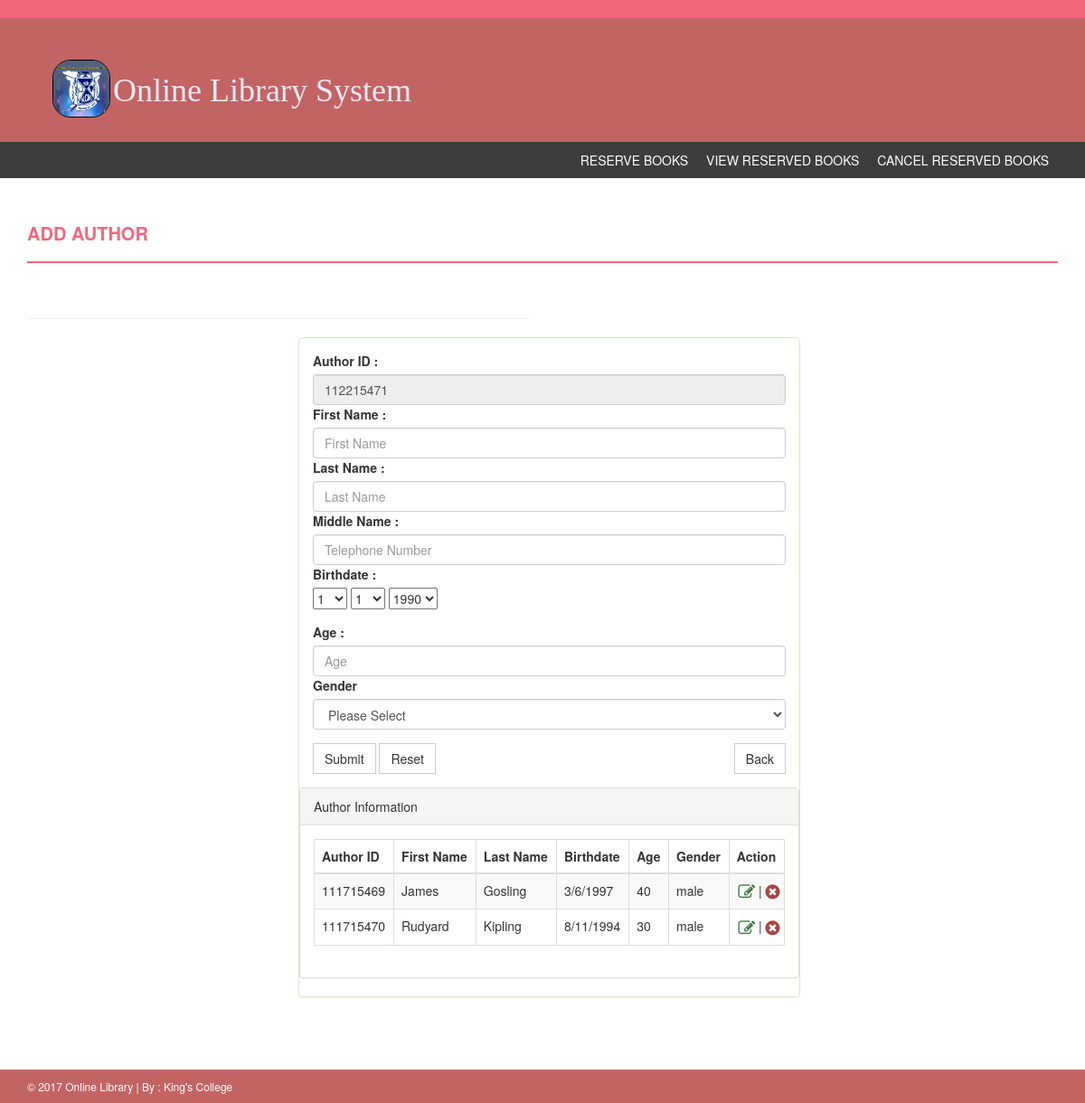
Screenshot of /index.php?page=add_author with the database file from the repository.
### tables this page shows
CREATE TABLE `author_num` (
  `author_num_id` int(11) NOT NULL,
  `author_num` int(11) NOT NULL
);

CREATE TABLE `author` (
  `author_id` int(11) NOT NULL,
  `first_name` varchar(100) NOT NULL,
  `last_name` varchar(100) NOT NULL,
  `middle_name` varchar(100) NOT NULL,
  `age` int(11) NOT NULL,
  `gender` varchar(100) NOT NULL,
  `author_num_id` int(11) NOT NULL,
  `author_type_id` int(11) NOT NULL,
  `birthdate` varchar(100) NOT NULL
);

### index.php (called while the page is built, shortened)
<?php
include('php/header.php');
if(isset($_GET['page'])){
    $page=$_GET['page'];
}else{
    $page='admin_panel';
}
include('php/'.$page.'.php');
include('php/footer.php');
?>

### php/add_author.php (the view, shortened to what this page needs)
<?php
include('config.php');
$sql='SELECT * FROM `author_num`';
$qry=mysqli_query($CON, $sql) or die(mysqli_error($qry));
while($row=mysqli_fetch_array($qry)){
    $author_num=$row['author_num'];
}if(mysqli_num_rows($qry)==1){
    $sql_sql='SELECT * FROM `author`';
    $qry_qry=mysqli_query($CON, $sql_sql) or die(mysqli_error($qry_qry));
    $num_rows12=mysqli_num_rows($qry_qry);
    $date=date('y');
    $curr=$date.($num_rows12+$author_num);
    $str=str_pad($curr, 9, 1, STR_PAD_LEFT);
    $id=$str+1;
}
?>
<div class="content-wrapper">
        <div class="container">
            <div class="row">
                <div class="col-md-12">
                    <h4 class="page-head-line">Add Author</h4>
                </div>
            </div>
            <div class="row">
                <div class="col-md-12">
                </div>
            </div>
            <div class="row">
                <div class="col-md-6">
                    <hr>
                     <div class="Compose-Message">
                <div class="panel panel-success" style="margin-right: -300px;margin-left: 300px;">
                    <div class="panel-body">
                        <form action="" method="post" enctype="multipart/form-data">
                        <label>Author ID :  </label>
                        <input name="" disabled="yes" placeholder="Author ID" value="<?php echo $id; ?>" placeholder="" id="input-stock(units)" required="" class="form-control" type="text">
                        <label>First Name :  </label>
                        <input  name="first_name" value="" placeholder="First Name" id="input-price" required="" class="form-control" type="text">
                        <label>Last Name :  </label>
                        <input name="last_name2" value="" placeholder="Last Name" id="input-price" required="" class="form-control" type="text">
                        <label>Middle Name :  </label>
                        <input name="middle_name" value="" placeholder="Telephone Number" id="input-price" required="" class="form-control" type="text">
                        <label>Birthdate :  </label>
                        <div class="form-group required">
                  <select name="month">
                  <?php
                  for($i_date=1; $i_date<=12; ++$i_date){
                  ?>
                            <option value="<?php echo $i_date; ?>"><?php echo $i_date; ?></option>
                            <?php } ?>
                  </select>
                  <select name="day">
                  <?php
                  include('config.php');
                  for($i=1; $i<=31; ++$i){
                  ?>
                  <option value="<?php echo $i; ?>"><?php echo $i; ?></option>
                  <?php } ?>
                  </select>
                  <select name="year">
                  <?php
                  for($i2=1990; $i2<=2050; ++$i2){
                  ?>
                        <option value="<?php echo $i2; ?>"><?php echo $i2; ?></option>
                        <?php } ?>
                  </select>
                  </div>
                        <label>Age :  </label>
                        <input name="age" value="" placeholder="Age" id="age" required="" class="form-control" type="text">
                        <div class="form-group">
                                            <label>Gender</label>
                                            <select name="gender" class="form-control">
                                                <option value="0">Please Select</option>
                                            </select>
                        </div>
                        <button type="submit" value="Submit" name="Submit" class="btn btn-default">Submit</button>
                      <button type="submit" class="btn btn-default">Reset</button>
                      <a href="<?php echo $BASE_URL;?>index.php?page=admin_panel" style="float: right;" class="btn btn-default">Back</a>
                      </form>
                    </div>
                    <div class="panel panel-default">
                        <div class="panel-heading">
                            Author Information
                        </div>
                        <div class="panel-body">
                            <div class="table-responsive">
                                <table class="table table-striped table-bordered table-hover">
                                    <thead>
                                        <tr>
                                            <th>Author ID</th>
                                            <th>First Name</th>
                                            <th>Last Name</th>
                                            <th>Birthdate</th>
                                            <th>Age</th>
                                            <th>Gender</th>
                                            <th>Action</th>
                                        </tr>
                                    </thead>
                                    <tbody>
                                        <tr>
                                        <?php
                                       include('config.php');
                                       $sql='SELECT * FROM `author`';
                                       $qry=mysqli_query($CON, $sql) or die(mysqli_error($qry));
                                       while($row=mysqli_fetch_array($qry)){
                                            $author_id=$row['author_id'];
                                            $author_num_id=$row['author_num_id'];
                                            $first_name=$row['first_name'];
                                            $last_name=$row['last_name'];
                                            $gender=$row['gender'];
                                            $birthdate=$row['birthdate'];
                                            $age=$row['age'];
                                       ?>
                                            <td><?php echo $author_num_id; ?></td>
                                            <td><?php echo $first_name; ?></td>
                                            <td><?php echo $last_name; ?></td>
                                            <td><?php echo $birthdate; ?></td>
                                            <td><?php echo $age; ?></td>
                                            <td><?php echo $gender; ?></td>
                                            <td class="odd"><div align="center">
                                                <a rel="facebox" href="<?php echo 'php/edit_add_author.php?id='.$author_id; ?>">
                                                <i class="fa fa-edit fa-lg text-success"></i></a> | <a href="<?php echo 'php/delete_add_author.php?id='.$author_id;?>" id="84" class="delbutton" title="Click To Delete">
                                                <i class="fa fa-times-circle fa-lg text-danger" style="margin-right: -50px;padding-right: 45px;"></i></a></div>
                                            </td>
                                        </tr>
                                        <?php
                                        }
                                        ?>
                                    </tbody>
                                </table>
                            </div>
                        </div>
                    </div>
                </div>
                     </div>
                </div>
            </div>
        </div>
    </div>

### assets/css/style.css (style rules this page uses)
body { font-family: 'Roboto', sans-serif; line-height: 30px; }
.content-wrapper { margin-top: 40px; min-height: 600px; padding-bottom: 60px; }
.page-head-line { font-weight: 900; padding-bottom: 20px; border-bottom: 2px solid #F0677C; text-transform: uppercase; color: #F0677C; font-size: 20px; margin-bottom: 40px; }
.btn { border-radius: 0px; -webkit-border-radius: 0px; -moz-border-radius: 0px; }

### assets/css/style2.css (style rules this page uses)
*, *::before, *::after { -webkit-box-sizing: border-box; -moz-box-sizing: border-box; box-sizing: border-box; }
body { font-family: 'Roboto', sans-serif; font-weight: 400px; }
body { font-family: "Helvetica Neue",Helvetica,Arial,sans-serif; font-size: 14px; line-height: 1.428571429; color: #333; }
html { font-size: 62.5%; }
html { font-family: sans-serif; -webkit-text-size-adjust: 100%; }
a { -webkit-transition: 300ms; -moz-transition: 300ms; -o-transition: 300ms; transition: 300ms; }
a { color: #428bca; text-decoration: none; }
a { background: transparent; }
.fa { cursor: pointer; }
.fa { display: inline-block; font-family: FontAwesome; font-style: normal; font-weight: normal; line-height: 1; -webkit-font-smoothing: antialiased; -moz-osx-font-smoothing: grayscale; }
a { color: #428bca; }
.fa { font-family: FontAwesome; font-style: normal; font-weight: normal; line-height: 1; }

### rows the page displays
author_num: author_num "112215471"
author: author_num "111715469", first_name "James", last_name "Gosling", birthdate "3/6/1997", age "40", gender "male"
author: author_num "111715470", first_name "Rudyard", last_name "Kipling", birthdate "8/11/1994", age "30", gender "male"

### other values shown
form field month "1"
form field day "1"
form field year "1990"
